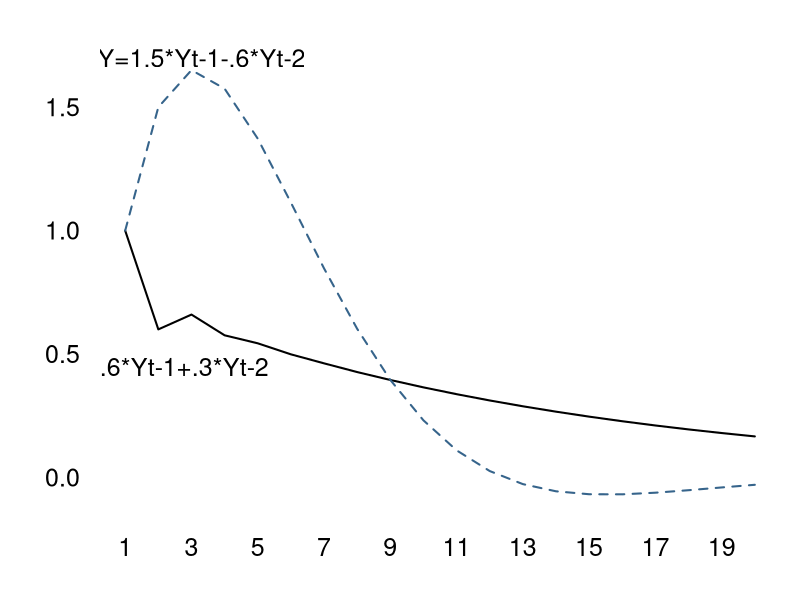

The R source for this figure:
# Simulate Impulse Response Function for AR(2) model
par(mar=c(4,5,2,1),las=1,cex.axis=1.5,cex.lab=1.5)

# Generate response functions
y1<-c(1,.6*1,rep(NA,18))
for(i in 3:20){
  y1[i]=.6*y1[i-1]+.3*y1[i-2]
}

y2<-c(1,1.5*1,rep(NA,18))
for(i in 3:20){
  y2[i]=1.5*y2[i-1]+-.6*y2[i-2]
}

# Plot results
plot(y1,type="l",lwd=2,ylim=c(-.1,1.7),xlab="",ylab="",axes=FALSE)
lines(y2,lwd=2,col="steelblue4",lty=2)
axis(1,tick=FALSE,at=1:20);axis(2,tick=FALSE)

text(2.3,y1[2]-.15,cex=1.5,"Y=.6*Yt-1+.3*Yt-2")
text(3.3,y2[3]+.05,cex=1.5,"Y=1.5*Yt-1-.6*Yt-2")
